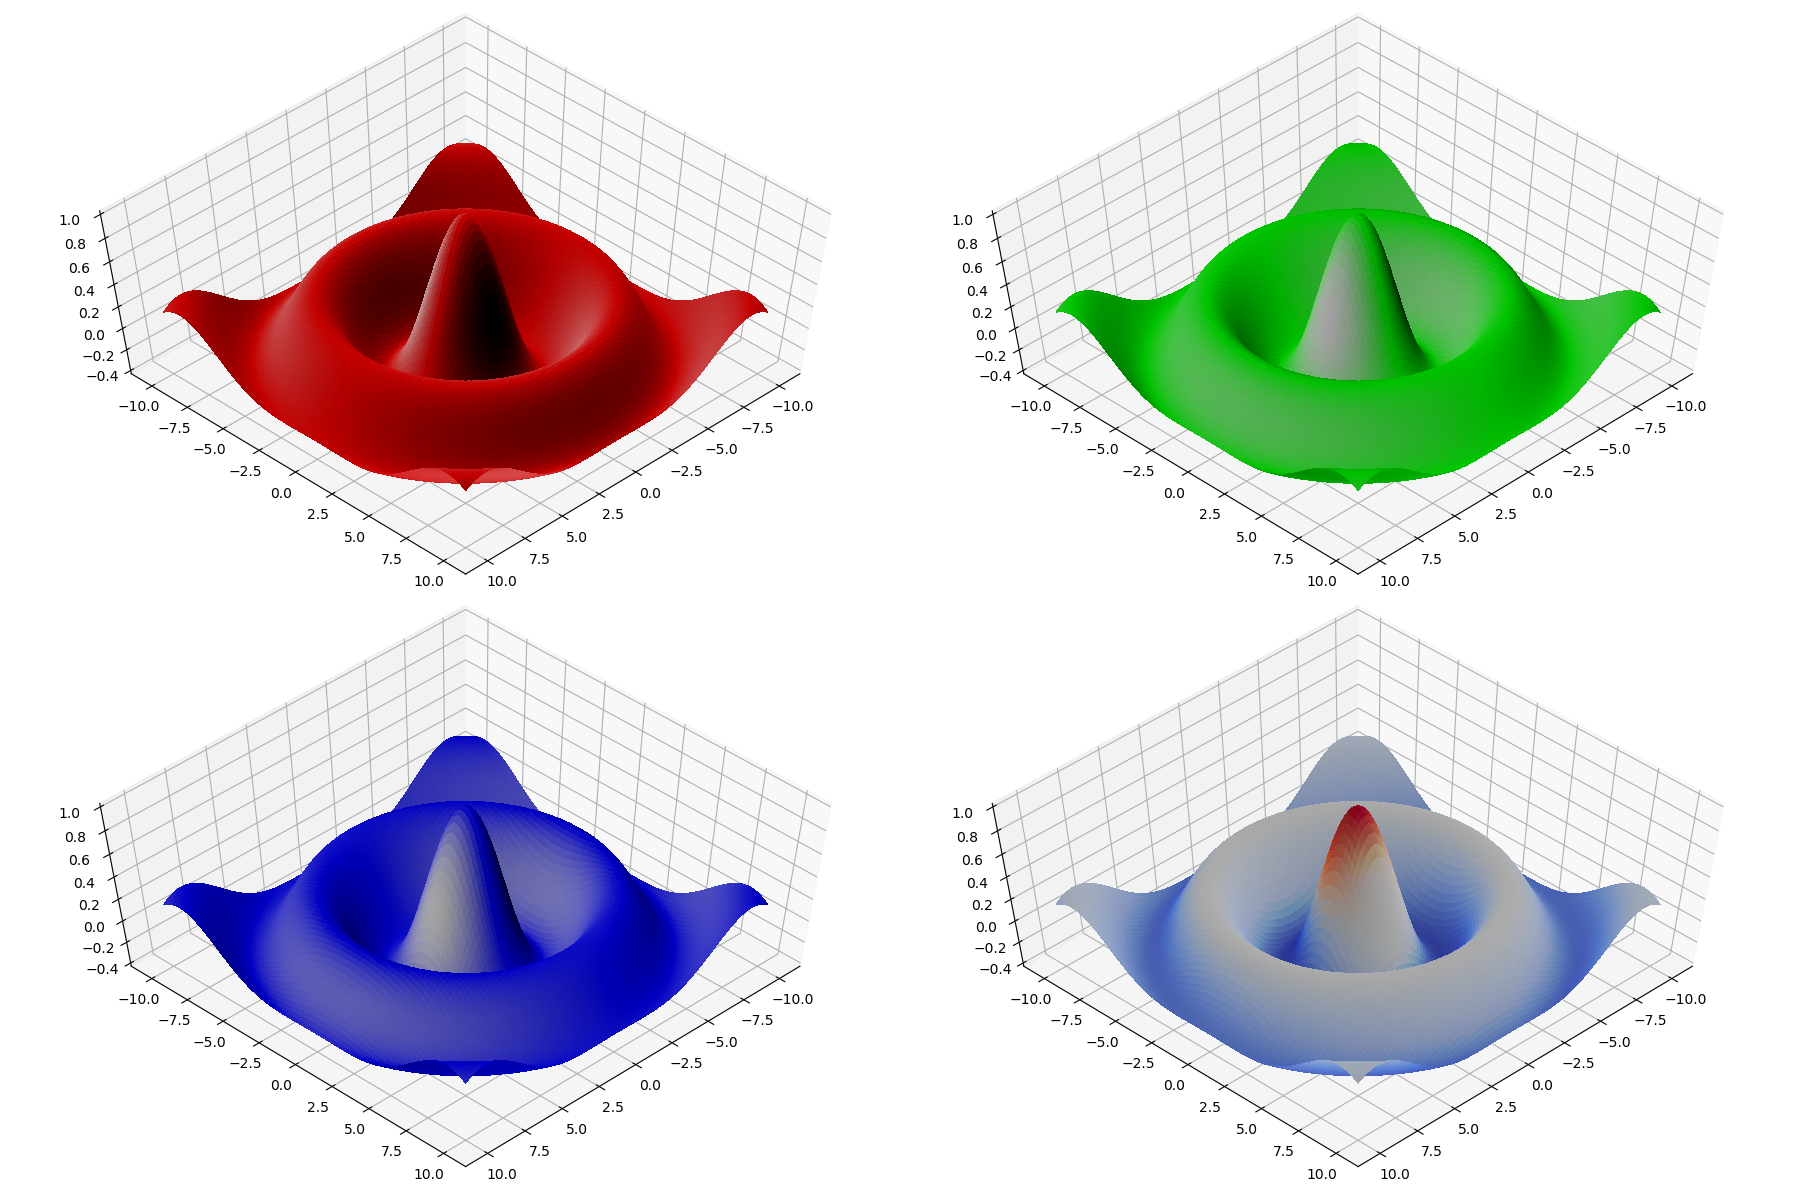

Reproduce this figure in Python.
# Reference: http://physicalmodelingwithpython.blogspot.com/2015/08/illuminating-surface-plots.html
# =========================================================================
# shading.py
# Author:   Jesse M. Kinder
# Created:  2015 Jul 27
# Modified: 2015 Jul 31
# -------------------------------------------------------------------------
# Demonstrate shading of surface plots using Matplotlib's LightSource.
# -------------------------------------------------------------------------

import matplotlib
matplotlib.use('Qt5Agg')

import numpy as np
import matplotlib.pyplot as plt
from mpl_toolkits.mplot3d import Axes3D

# Import Bessel function.
from scipy.special import jn

# Import colormaps.
from matplotlib import cm

# Import lighting object for shading surface plots.
from matplotlib.colors import LightSource

# Define grid of points.
points = np.linspace(-10, 10, 101)
X, Y = np.meshgrid(points, points)
R = np.sqrt(X**2 + Y**2)
Z = jn(0,R)

# Create an rgb array for single-color surfaces.
white = np.ones((Z.shape[0], Z.shape[1], 3))
red = white * np.array([1,0,0])
green = white * np.array([0,1,0])
blue = white * np.array([0,0,1])

# Set view parameters for all subplots.
azimuth = 45
altitude = 60

# Create empty figure.
fig = plt.figure(figsize=(18,12))

# -------------------------------------------------------------------------
# Generate first subplot.
# -------------------------------------------------------------------------
# Create a light source object for light from
# 0 degrees azimuth, 0 degrees elevation.
light = LightSource(0, 0)

# Generate face colors for a shaded surface using either
# a color map or the uniform rgb color specified above.

illuminated_surface = light.shade_rgb(red, Z)

# Create a subplot with 3d plotting capabilities.
# This command will fail if Axes3D was not imported.
ax = fig.add_subplot(2,2,1, projection='3d')
ax.view_init(altitude, azimuth)
ax.plot_surface(X, Y, Z, rstride=1, cstride=1, linewidth=0,
                antialiased=False, facecolors=illuminated_surface)

# -------------------------------------------------------------------------
# Repeat the commands above for the other three subplots, but use different
# illumination angles and colors.
# -------------------------------------------------------------------------
light = LightSource(90, 0)
illuminated_surface = light.shade_rgb(green, Z)

ax = fig.add_subplot(2,2,2, projection='3d')
ax.view_init(altitude, azimuth)
ax.plot_surface(X, Y, Z, rstride=1, cstride=1, linewidth=0,
                antialiased=False, facecolors=illuminated_surface)

# -------------------------------------------------------------------------
light = LightSource(90, 45)
illuminated_surface = light.shade_rgb(blue, Z)

ax = fig.add_subplot(2,2,3, projection='3d')
ax.view_init(altitude, azimuth)
ax.plot_surface(X, Y, Z, rstride=1, cstride=1, linewidth=0,
                antialiased=False, facecolors=illuminated_surface)

# -------------------------------------------------------------------------
light = LightSource(180, 45)
illuminated_surface = light.shade(Z, cmap=cm.coolwarm)

ax = fig.add_subplot(2,2,4, projection='3d')
ax.view_init(altitude, azimuth)
ax.plot_surface(X, Y, Z, rstride=1, cstride=1, linewidth=0,
                antialiased=False, facecolors=illuminated_surface)
## cell
# -------------------------------------------------------------------------
plt.tight_layout()
plt.savefig('shading.png')